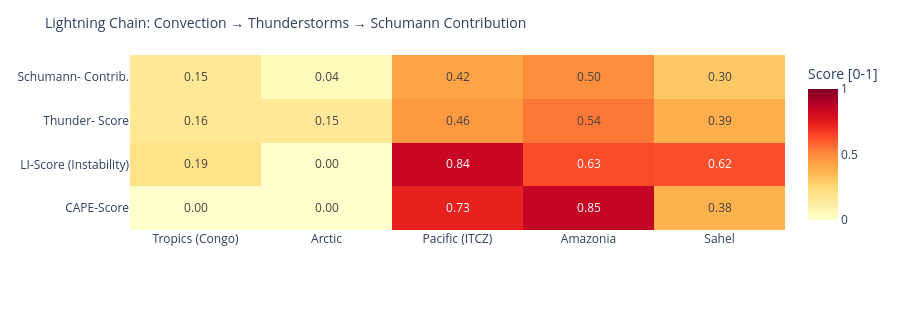

Notebook cell for this chart:
### Code cell
# ============================================================
# LIGHTNING CHAIN: Convection → Thunderstorms → Schumann
# Shows the causal chain per measurement point as heatmap
# ============================================================

def cape_score(v):
    """CAPE → normalized score [0,1]"""
    if v is None or pd.isna(v): return 0.0
    return min(1.0, float(v) / 3000)

def li_score(v):
    """Lifted Index: negative = unstable → score [0,1]"""
    if v is None or pd.isna(v): return 0.3
    return min(1.0, max(0.0, (-float(v) + 6) / 12))

def cloud_score(v):
    if v is None or pd.isna(v): return 0.3
    return float(v) / 100

def thunder_score(row):
    """Kombinierter Gewitterwahrscheinlichkeits-Score
    CAPE + LI + Bedeckung + WMO-Gewitter + konvektiver Niederschlag (showers)
    Hinweis: X-Ray und Kp sind kein Bestandteil – nur geomagn./solarer Kontext.
    """
    cs = cape_score(row.get('cape'))
    ls = li_score(row.get('li'))
    cl = cloud_score(row.get('cloud'))
    t  = 1.0 if row.get('thunderstorm') else 0.0
    # Convective precipitation (showers) as additional indicator
    sh = min(1.0, (row.get('showers') or 0) / 5.0)
    return round(cs * 0.30 + ls * 0.25 + cl * 0.15 + t * 0.20 + sh * 0.10, 3)

def schumann_contribution(t_score, lat):
    """Schumann contribution: higher in tropics (±30°), scaled by thunderstorm score"""
    lat_weight = max(0.3, 1.0 - abs(lat) / 60)
    return round(t_score * lat_weight, 3)

df_atm['cape_score']   = df_atm.apply(lambda r: cape_score(r['cape']), axis=1)
df_atm['li_score']     = df_atm.apply(lambda r: li_score(r['li']),    axis=1)
df_atm['thunder_score']= df_atm.apply(lambda r: thunder_score(r.to_dict()), axis=1)
df_atm['schumann_contribution'] = df_atm.apply(
    lambda r: schumann_contribution(r['thunder_score'], r['lat']), axis=1)

metrics = ['cape_score', 'li_score', 'thunder_score', 'schumann_contribution']
labels  = ['CAPE-Score', 'LI-Score\n(Instability)', 'Thunder-\nScore', 'Schumann-\nContrib.']
z_data  = [df_atm[m].tolist() for m in metrics]

fig = go.Figure(go.Heatmap(
    z=z_data,
    x=df_atm['point'].tolist(),
    y=labels,
    colorscale='YlOrRd',
    zmin=0, zmax=1,
    text=[[f'{v:.2f}' for v in row] for row in z_data],
    texttemplate='%{text}', textfont=dict(size=12),
    colorbar=dict(title='Score [0-1]')
))
fig.update_layout(
    title=dict(text='Lightning Chain: Convection → Thunderstorms → Schumann Contribution', font=dict(size=14)),
    height=310,
    plot_bgcolor='rgba(0,0,0,0)', paper_bgcolor='rgba(0,0,0,0)',
    margin=dict(l=130, r=80, t=55, b=80)
)
fig.show()

### Figure 1 — Plotly figure (JSON) as saved in the notebook; plotly's stock layout.template omitted (floating-point values rounded to 4 significant figures)
{"data": [{"colorbar": {"title": {"text": "Score [0-1]"}}, "colorscale": [[0.0, "rgb(255,255,204)"], [0.125, "rgb(255,237,160)"], [0.25, "rgb(254,217,118)"], [0.375, "rgb(254,178,76)"], [0.5, "rgb(253,141,60)"], [0.625, "rgb(252,78,42)"], [0.75, "rgb(227,26,28)"], [0.875, "rgb(189,0,38)"], [1.0, "rgb(128,0,38)"]], "text": [["0.00", "0.00", "0.73", "0.85", "0.38"], ["0.19", "0.00", "0.84", "0.63", "0.62"], ["0.16", "0.15", "0.46", "0.54", "0.39"], ["0.15", "0.04", "0.42", "0.50", "0.30"]], "textfont": {"size": 12}, "texttemplate": "%{text}", "type": "heatmap", "x": ["Tropics (Congo)", "Arctic", "Pacific (ITCZ)", "Amazonia", "Sahel"], "y": ["CAPE-Score", "LI-Score\n(Instability)", "Thunder-\nScore", "Schumann-\nContrib."], "z": [[0.0, 0.0, 0.7333, 0.8533, 0.3767], [0.1917, 0.0, 0.8417, 0.6333, 0.625], [0.16, 0.15, 0.459, 0.543, 0.388], [0.149, 0.045, 0.421, 0.498, 0.304]], "zmax": 1, "zmin": 0}], "layout": {"height": 310, "margin": {"b": 80, "l": 130, "r": 80, "t": 55}, "paper_bgcolor": "rgba(0,0,0,0)", "plot_bgcolor": "rgba(0,0,0,0)", "title": {"font": {"size": 14}, "text": "Lightning Chain: Convection → Thunderstorms → Schumann Contribution"}}}
